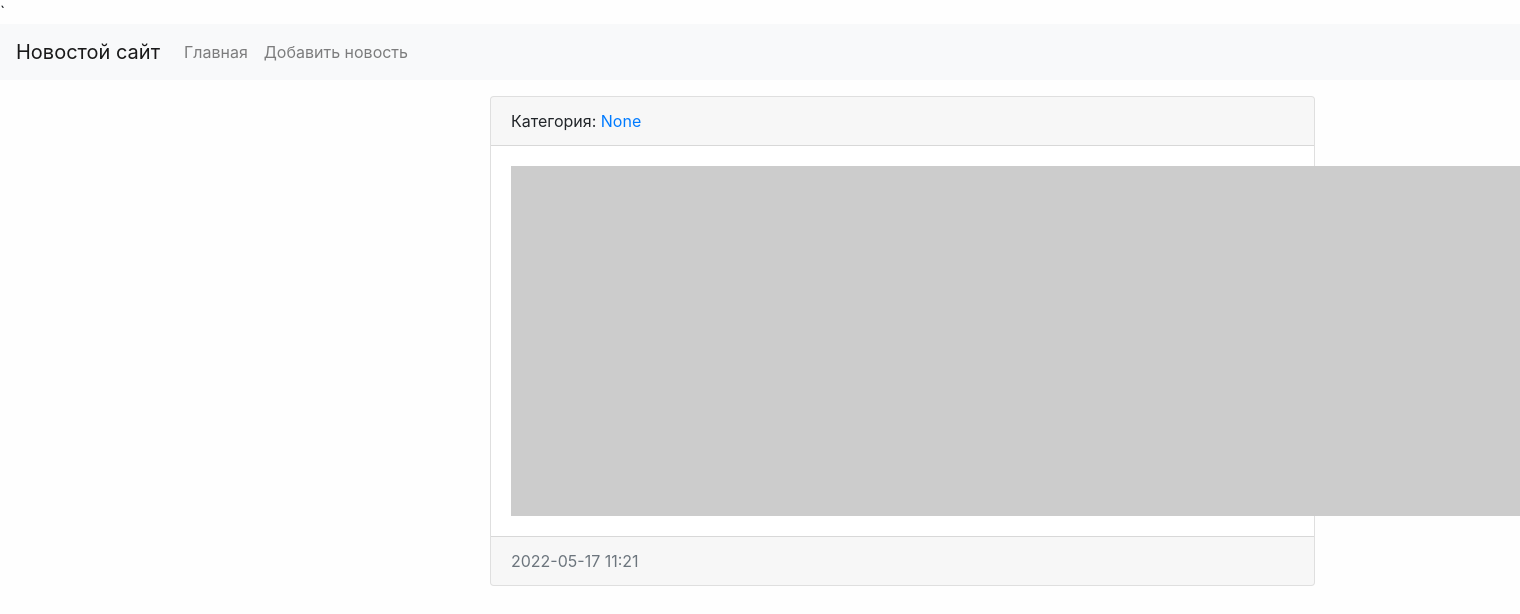
The app's page /news/2, older data.
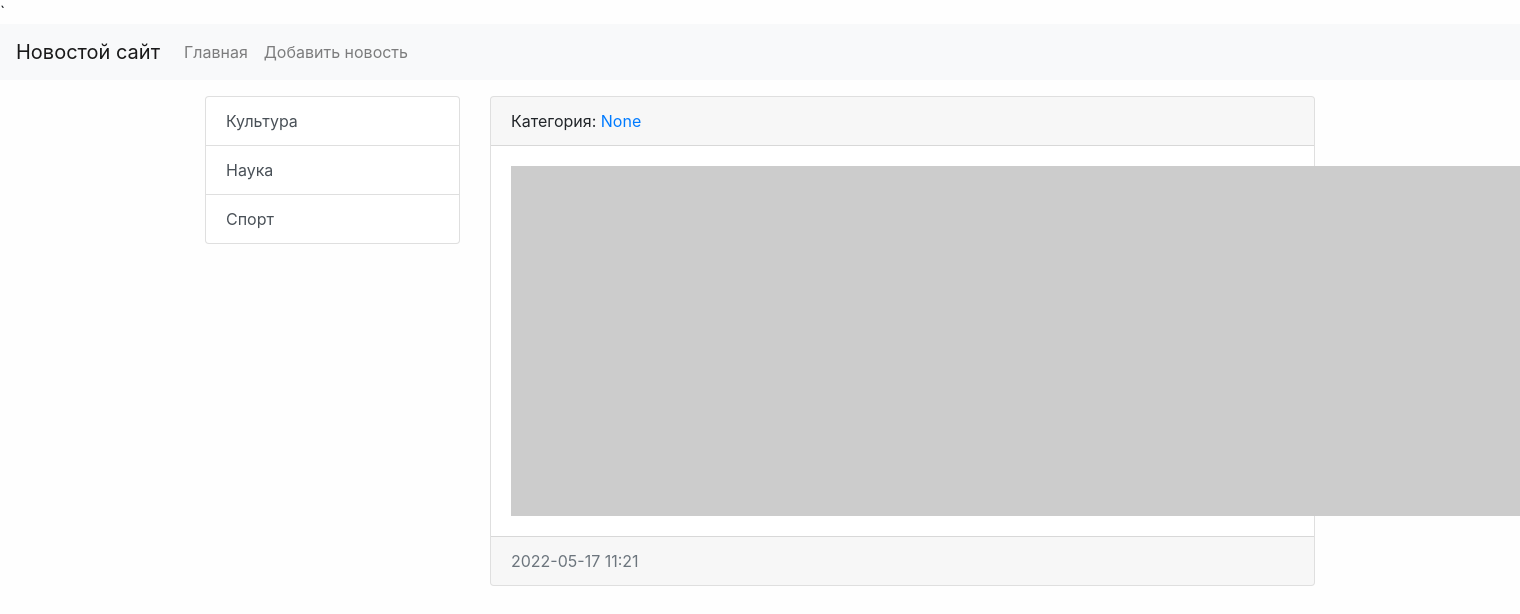
The same page, newer data.
### news/models.py (models this page shows, shortened)
class Category(models.Model):
    title = models.CharField(max_length=150, db_index=True, verbose_name='Наименование категории')
    def get_absolute_url(self):
        return reverse('category', kwargs={"category_id": self.pk})
    class Meta:
        verbose_name = 'Категория'
        verbose_name_plural = 'Категории'
        ordering = ['title']

### news/views.py (the view)
# urls.py: path('news/<int:news_id>', view_news, name='view_news'),
def view_news(request, news_id):
    news_item = get_object_or_404(News, pk=news_id)
    return render(request, 'news/view_news.html', {"news_item": news_item})

### news/templatetags/news_tags.py (called while the page is built)
@register.inclusion_tag('news/list_categories.html')
def show_categories(arg1='Hello', arg2='world'):
    categories = Category.objects.all()
    return {"categories": categories, "arg1": arg1, "arg2": arg2}

### news/templates/news/view_news.html (shortened to what this page needs)
`{% extends 'base.html' %}
{% block sidebar %}
{% include 'inc/_sidebar.html' %}
{% endblock %}
{% block content %}
<div class="card mb-3">
    <div class="card-header">
        Категория: <a href="{{ news_item.category.get_absolute_url }}">{{ news_item.category }}</a>
    </div>
    <div class="card-body">
        <div class="media">
            {% if item.image %}
            <img src="{{ news_item.photo.url }}" alt="" width="350" class="mr-3">
            {% else %}
            <img src="https://picsum.photos/id/1060/350/235/?blur=2" alt="" class="mr-3">
            {% endif %}
        </div>
    </div>
    <div class="card-footer text-muted">
        {{ news_item.created_at|date:"Y-m-d H:i" }}
    </div>
</div>
{% endblock %}

### news/templates/news/list_categories.html
<div class="list-group">
    {% for item in categories %}
    <a href="{{ item.get_absolute_url }}" class="list-group-item list-group-item-action">{{ item.title }}</a>
    {% endfor %}
</div>

Row changes from the older to the newer data that the page shows:
added Category: title "Культура"
added Category: title "Наука"
added Category: title "Спорт"
